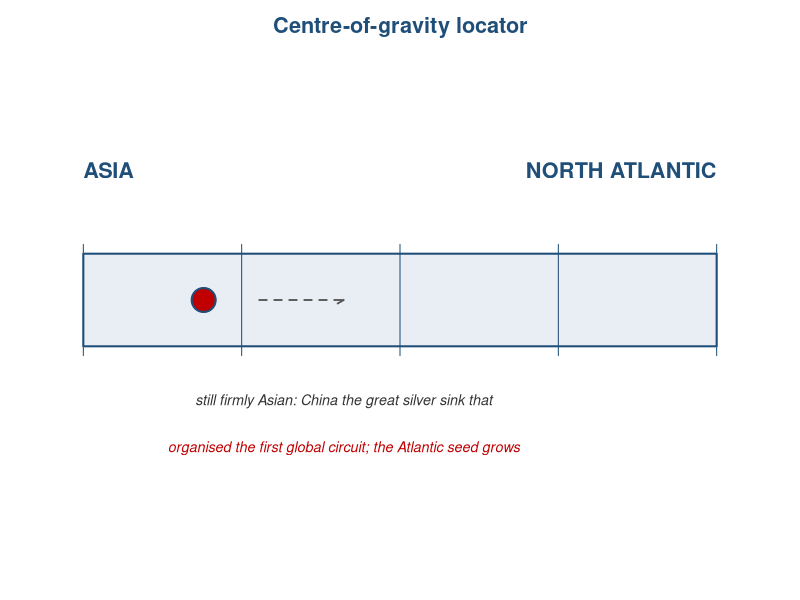
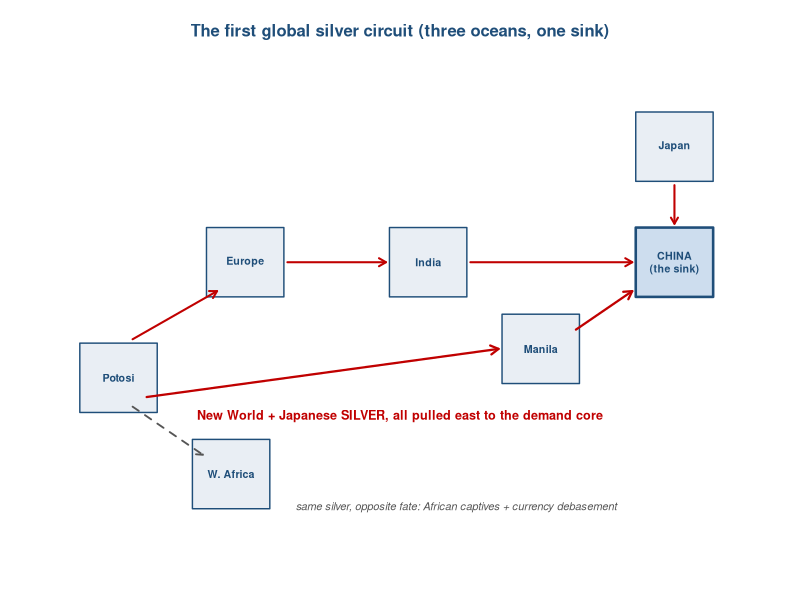
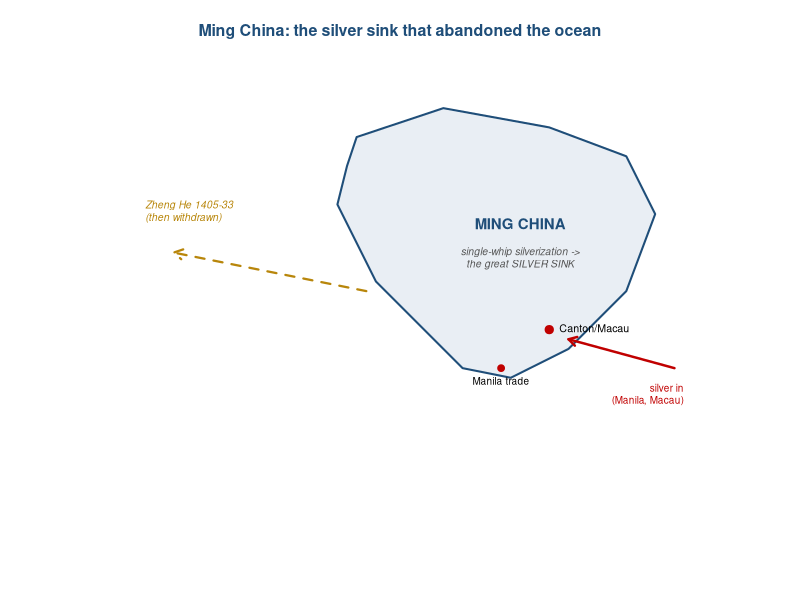
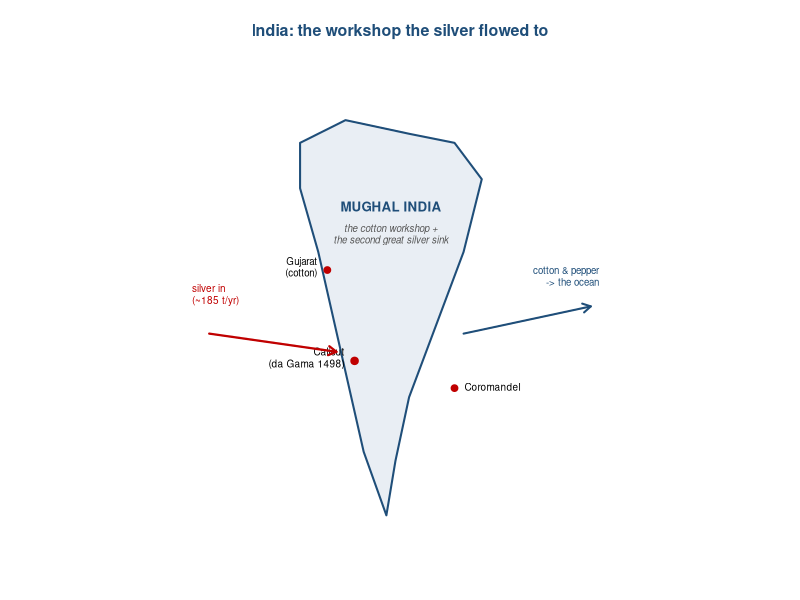
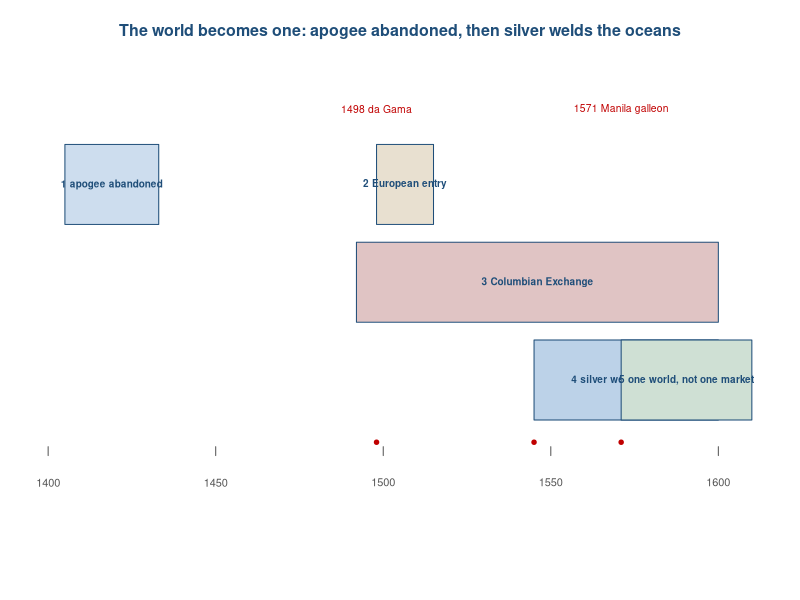
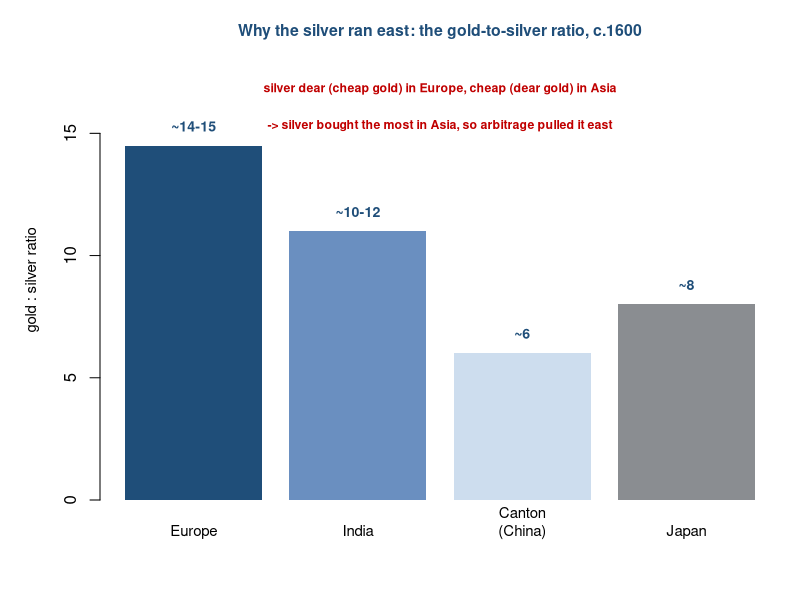

Write R code to recreate these figures, in order.
# Chapter 5 visual programme (house style: R base graphics, ECU palette; 6-digit hex).
base_blue <- "#1f4e79"; accent <- "#c00000"; land <- "#e9eef4"; grey <- "#555555"
gold <- "#b8860b"; silver <- "#8a8d91"; green <- "#3c7d5a"

# ---------------------------------------------------------------------------
# 1. Centre-of-gravity locator (still Asian; growing seed)
png("cog-locator-05.png", width = 1400, height = 470, res = 150)
par(mar = c(2.5, 1, 2.5, 1))
plot(NA, xlim = c(0, 1), ylim = c(0, 1), axes = FALSE, xlab = "", ylab = "")
rect(0.05, 0.40, 0.95, 0.60, col = land, border = base_blue, lwd = 2)
text(0.05, 0.78, "ASIA", col = base_blue, font = 2, cex = 1.3, adj = 0)
text(0.95, 0.78, "NORTH ATLANTIC", col = base_blue, font = 2, cex = 1.3, adj = 1)
segments(seq(0.05, 0.95, length.out = 5), 0.38, seq(0.05, 0.95, length.out = 5), 0.62, col = base_blue, lwd = 1)
x <- 0.05 + 0.19 * 0.90
points(x, 0.50, pch = 19, cex = 3.2, col = accent); points(x, 0.50, pch = 21, cex = 3.2, col = base_blue, lwd = 2)
arrows(0.30, 0.50, 0.42, 0.50, length = 0.07, lwd = 1.8, col = grey, lty = 2)
text(0.42, 0.28, "still firmly Asian: China the great silver sink that", col = "#333333", font = 3, cex = 0.86)
text(0.42, 0.18, "organised the first global circuit; the Atlantic seed grows", col = accent, font = 3, cex = 0.86)
title(main = "Centre-of-gravity locator", col.main = base_blue, cex.main = 1.3)
dev.off()

# ---------------------------------------------------------------------------
# 2. The first global silver circuit
png("map-threeoceans-05.png", width = 1650, height = 820, res = 150)
par(mar = c(1, 1, 3, 1))
plot(NA, xlim = c(0, 100), ylim = c(0, 50), axes = FALSE, xlab = "", ylab = "")
nodes <- list("CHINA\n(the sink)" = c(89, 31), Manila = c(70, 22), Japan = c(89, 43),
              India = c(54, 31), Europe = c(28, 31), Potosi = c(10, 19), "W. Africa" = c(26, 9))
for (nm in names(nodes)) { p <- nodes[[nm]]; big <- nm == "CHINA\n(the sink)"
  rect(p[1] - 5.5, p[2] - 3.6, p[1] + 5.5, p[2] + 3.6, col = if (big) "#cdddee" else land, border = base_blue, lwd = if (big) 2.5 else 1.4)
  text(p[1], p[2], nm, cex = 0.64, font = 2, col = base_blue) }
# silver flows (accent), all to China
arrows(14, 17, 64, 22, length = 0.09, lwd = 2.2, col = accent)            # Potosi -> Manila (Pacific)
arrows(75, 24, 83, 28, length = 0.09, lwd = 2.2, col = accent)           # Manila -> China
arrows(12, 23, 24, 28, length = 0.08, lwd = 2, col = accent)            # Potosi -> Europe
arrows(34, 31, 48, 31, length = 0.08, lwd = 2, col = accent)           # Europe -> India (Cape)
arrows(60, 31, 83, 31, length = 0.08, lwd = 2, col = accent)           # India -> China
arrows(89, 39, 89, 35, length = 0.07, lwd = 2, col = accent)           # Japan -> China
text(50, 15, "New World + Japanese SILVER, all pulled east to the demand core", col = accent, font = 2, cex = 0.76)
# W Africa opposite-fate (grey)
arrows(12, 16, 22, 11, length = 0.07, lwd = 1.8, col = grey, lty = 2)
text(58, 5.5, "same silver, opposite fate: African captives + currency debasement", col = grey, font = 3, cex = 0.66)
title(main = "The first global silver circuit (three oceans, one sink)", cex.main = 1.0, col.main = base_blue)
dev.off()

# ---------------------------------------------------------------------------
# 3. Ming China: silver sink + Zheng He
png("map-china-05.png", width = 1320, height = 940, res = 150)
par(mar = c(1, 1, 3, 1))
plot(NA, xlim = c(0, 130), ylim = c(0, 100), axes = FALSE, xlab = "", ylab = "", asp = 1)
cx <- c(56,74,96,112,118, 112,100,88,78,70, 60,56,52,54,56)
cy <- c(88,94,90,84,72, 56,44,38,40,48, 58,66,74,82,88)
polygon(cx, cy, col = land, border = base_blue, lwd = 2)
text(90, 70, "MING CHINA", font = 2, col = base_blue, cex = 0.9)
text(90, 63, "single-whip silverization ->\nthe great SILVER SINK", cex = 0.62, col = grey, font = 3)
points(96, 48, pch = 19, col = accent, cex = 1.1); text(96, 48, "Canton/Macau", pos = 4, cex = 0.64)
points(86, 40, pch = 19, col = accent, cex = 0.9); text(86, 40, "Manila trade", pos = 1, cex = 0.6)
# silver in
arrows(122, 40, 100, 46, length = 0.09, lwd = 2.4, col = accent); text(126, 34, "silver in\n(Manila, Macau)", cex = 0.6, col = accent, pos = 2)
# Zheng He out (then withdrawn)
arrows(58, 56, 18, 64, length = 0.10, lwd = 2.2, col = gold, lty = 2); text(10, 72, "Zheng He 1405-33\n(then withdrawn)", cex = 0.62, col = gold, pos = 4, font = 3)
title(main = "Ming China: the silver sink that abandoned the ocean", cex.main = 0.96, col.main = base_blue)
dev.off()

# ---------------------------------------------------------------------------
# 4. India: workshop + silver absorber
png("map-india-05.png", width = 1060, height = 1140, res = 150)
par(mar = c(1, 1, 3, 1))
plot(NA, xlim = c(-2, 102), ylim = c(6, 112), axes = FALSE, xlab = "", ylab = "", asp = 1)
px <- c(28,38,52,62,68, 64,58,52,49,47, 42,37,32,28,28)
py <- c(98,103,100,98,90, 74,58,42,28,16, 30,52,74,88,98)
polygon(px, py, col = land, border = base_blue, lwd = 2)
text(48, 84, "MUGHAL INDIA", font = 2, col = base_blue, cex = 0.8)
text(48, 78, "the cotton workshop +\nthe second great silver sink", cex = 0.58, col = grey, font = 3)
points(40, 50, pch = 19, col = accent, cex = 1.0); text(40, 50, "Calicut\n(da Gama 1498)", pos = 2, cex = 0.6)
points(34, 70, pch = 19, col = accent, cex = 0.9); text(34, 70, "Gujarat\n(cotton)", pos = 2, cex = 0.58)
points(62, 44, pch = 19, col = accent, cex = 0.9); text(62, 44, "Coromandel", pos = 4, cex = 0.6)
arrows(8, 56, 36, 52, length = 0.09, lwd = 2.2, col = accent); text(2, 64, "silver in\n(~185 t/yr)", cex = 0.6, col = accent, pos = 4)
arrows(64, 56, 92, 62, length = 0.09, lwd = 2, col = base_blue); text(96, 68, "cotton & pepper\n-> the ocean", cex = 0.58, col = base_blue, pos = 2)
title(main = "India: the workshop the silver flowed to", cex.main = 0.96, col.main = base_blue)
dev.off()

# ---------------------------------------------------------------------------
# 5. Phase timeline
png("phase-timeline-05.png", width = 1700, height = 580, res = 150)
par(mar = c(3, 1, 3, 1))
plot(NA, xlim = c(1400, 1610), ylim = c(0, 10), axes = FALSE, xlab = "", ylab = "")
ph <- list(
  c(1405, 1433, "1 apogee abandoned", "#cdddee"),
  c(1498, 1515, "2 European entry",   "#e8e0d0"),
  c(1492, 1600, "3 Columbian Exchange","#e0c4c4"),
  c(1545, 1600, "4 silver welds, flows E","#bcd2e8"),
  c(1571, 1610, "5 one world, not one market","#cfe0d4"))
ypos <- c(7.6, 7.6, 5.4, 3.2, 3.2)
for (i in seq_along(ph)) { p <- ph[[i]]; x0 <- as.numeric(p[1]); x1 <- as.numeric(p[2]); y <- ypos[i]
  rect(x0, y - 0.9, x1, y + 0.9, col = p[4], border = base_blue)
  text((x0 + x1) / 2, y, p[3], cex = 0.6, font = 2, col = base_blue) }
axx <- c(1400, 1450, 1500, 1550, 1600)
segments(axx, 1.5, axx, 1.7, col = grey); text(axx, 0.9, axx, cex = 0.66, col = grey)
ev <- list(c(1498, "da Gama"), c(1545, "Potosi"), c(1571, "Manila galleon"))
for (e in ev) { points(as.numeric(e[1]), 1.8, pch = 19, cex = 0.6, col = accent) }
text(1571, 9.3, "1571 Manila galleon", cex = 0.62, col = accent); text(1498, 9.3, "1498 da Gama", cex = 0.62, col = accent)
title(main = "The world becomes one: apogee abandoned, then silver welds the oceans", cex.main = 0.96, col.main = base_blue)
dev.off()

# ---------------------------------------------------------------------------
# 6. Gold:silver arbitrage (why silver ran east)
png("goldsilver-arbitrage-05.png", width = 1320, height = 700, res = 150)
par(mar = c(5, 5, 3, 1))
vals <- c(14.5, 11, 6, 8)
cols <- c(base_blue, "#9 db", "#cdddee", silver)
cols <- c(base_blue, "#6a8fc0", "#cdddee", silver)
b <- barplot(vals, names.arg = c("Europe", "India", "Canton\n(China)", "Japan"),
             col = cols, border = NA, ylim = c(0, 18), ylab = "gold : silver ratio", cex.names = 0.9, cex.lab = 0.9)
text(b, vals + 0.8, c("~14-15", "~10-12", "~6", "~8"), font = 2, col = base_blue, cex = 0.85)
text(mean(b), 16.8, "silver dear (cheap gold) in Europe, cheap (dear gold) in Asia", cex = 0.74, col = accent, font = 2)
text(mean(b), 15.3, "-> silver bought the most in Asia, so arbitrage pulled it east", cex = 0.74, col = accent, font = 2)
title(main = "Why the silver ran east: the gold-to-silver ratio, c.1600", cex.main = 0.95, col.main = base_blue)
dev.off()

cat("ch05 figures written\n")
